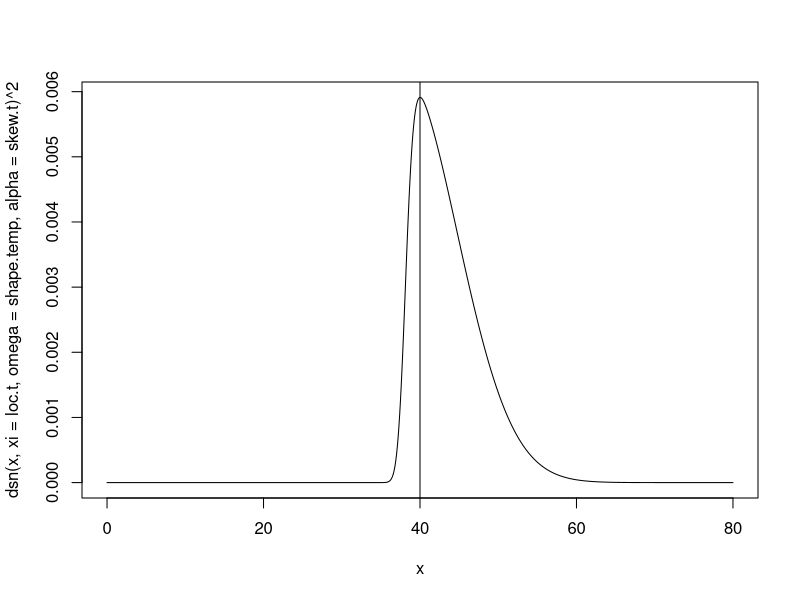

Reproduce this figure in R.
#Fitness function based on multiplying two skew normal distribution
# Note that there is a complication - the mode (highest point) of the
# skew normal distribution doesn't have an exact answer. To continue using
# our current method of specification (ie "best.temp"), we solve for the
# "location" parameter of the skew normal that would give us a "best temp" or
# "best other" at the given value.

require(sn)
best.temp=40; shape.temp=10; #The optimal temp and the sd for the temp-by-fitness curve (which is gaussian)
best.other=10; shape.other=30; #The optimal precip and the sd for the precip-by-fitness curve (which is gaussian)
skew.t=skew.o=10 #skew values for temp and other skewed gaussians

#Converting best.temp and best.other to location parameters
obj_fun <- function(location,goal,maxrange,omega,alpha){
  x=seq(-(maxrange),maxrange,by=.1)
  z=dsn(x,xi=location,omega=omega,alpha=alpha)
  return((x[which(z==max(z))]-goal)^2)
}
goal=best.temp
loc.t=optimize(obj_fun,interval = c(goal/2,goal*2),
               goal=goal,maxrange=80,omega=shape.temp,alpha=skew.t)
loc.t=loc.t$minimum #Location parameter (xi) that gives target shape
goal=best.other
loc.o=optimize(obj_fun,interval = c(goal/2,goal*2),goal=goal,maxrange=80,omega=shape.other,alpha=skew.o)
loc.o=loc.o$minimum #Location parameter (xi) that gives target shape

#Turning our parameters into a list for feeding into the fit_fn
fit.parms=list(loc.t,loc.o,
               shape.temp,shape.other,
               skew.t,skew.o)

## Use the lines below to visualize what the skew normal curves look like.
x=seq(0,80,.1)
plot(x,dsn(x,xi=loc.t,omega=shape.temp,alpha=skew.t)^2,type='l')
abline(v=best.temp)
#
fit_fn<-function(years,other.name,fit.parms){
  #note: using with() to essentially attach fit.parms, but without using attach, which pushes them to the global environment (ewwww)
  with(fit.parms,
       dsn(years$temp,xi=loc.t,omega=shape.temp,alpha=skew.t)*
         dsn(years[,other.name],xi=loc.o,omega=shape.other,alpha=skew.o))
}
